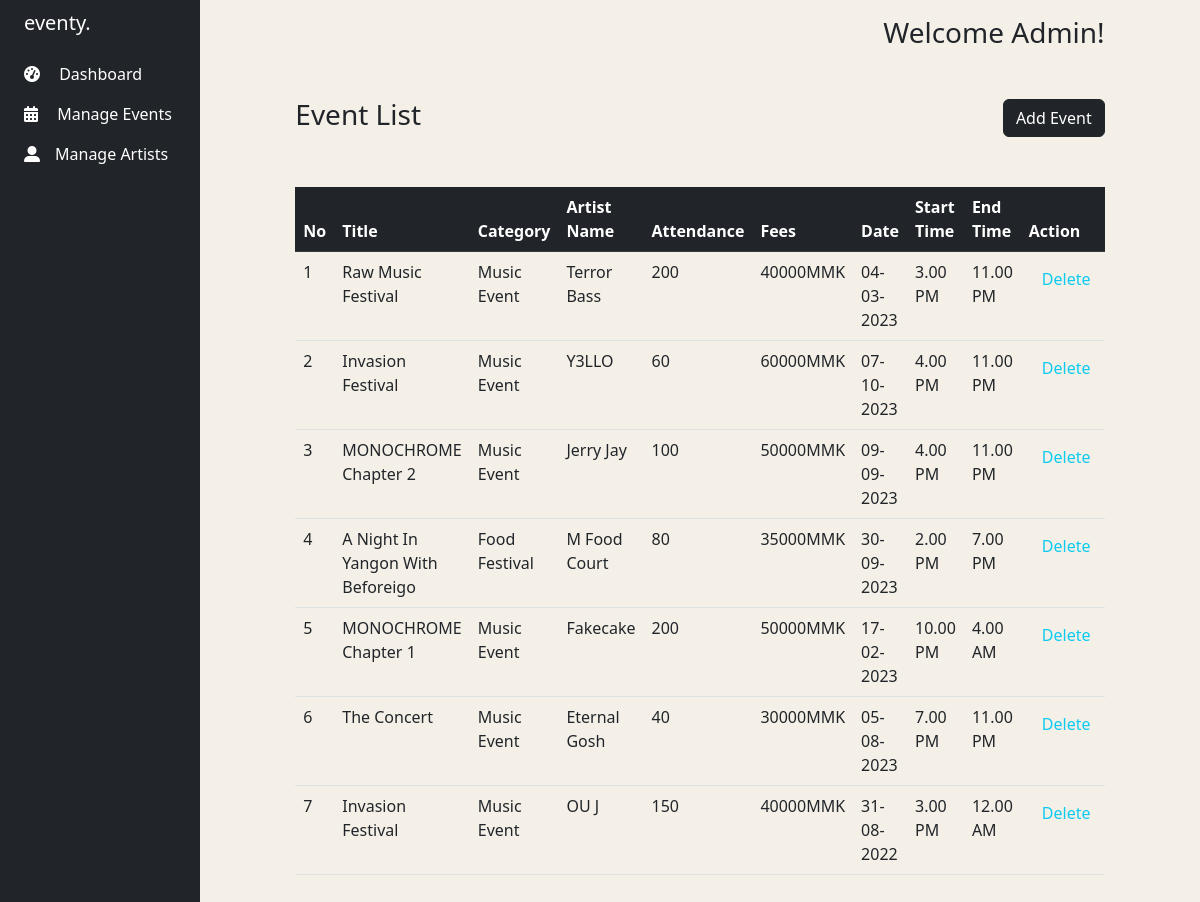
The app's page /Core/admin/Event/viewevents.php with its own data.
### tables this page shows
CREATE TABLE `events` (
  `id` int(11) NOT NULL,
  `image` varchar(100) NOT NULL,
  `title` varchar(100) NOT NULL,
  `category` varchar(60) NOT NULL,
  `artist_id` varchar(20) NOT NULL,
  `attendance` varchar(20) NOT NULL,
  `fees` varchar(20) NOT NULL,
  `date` date NOT NULL,
  `starttime` time NOT NULL,
  `endtime` time NOT NULL
);

CREATE TABLE `artists` (
  `id` int(11) NOT NULL,
  `artist_image` varchar(100) NOT NULL,
  `artist_name` varchar(100) NOT NULL,
  `biography` varchar(225) NOT NULL,
  `facebook` varchar(100) DEFAULT NULL,
  `instagram` varchar(100) DEFAULT NULL,
  `twitter` varchar(100) DEFAULT NULL
);

### Core/admin/Event/viewevents.php (the view, shortened to what this page needs)
<?php
include_once("../../connection.php");
$events = mysqli_query($mysqli, "SELECT * FROM events ORDER BY id ASC");
?>
<!DOCTYPE html>
<html lang="en">
    <head>
        <link rel="stylesheet" href="../../CSS/bootstrap/bootstrap.min.css">
        <link rel="stylesheet" href="../../CSS/style.css">
        <link rel="stylesheet" href="../../CSS/responsive.css">
        <link rel="stylesheet" href="https://cdnjs.cloudflare.com/ajax/libs/font-awesome/6.4.2/css/all.min.css" />
    </head>
</head>
<body>
    <div class="container-fluid">
        <div class="row flex-nowrap">
            <div class="col-auto col-md-3 col-xl-2 px-sm-2 px-0 bg-dark">
                <div class="d-flex flex-column align-items-center align-items-sm-start px-3 pt-2 text-white min-vh-100">
                    <a href="../../index.php" class="d-flex align-items-center pb-3 mb-md-0 me-md-auto text-white text-decoration-none">
                        <span class="fs-5 d-none d-sm-inline">eventy.</span>
                    </a>
                    <ul class="nav nav-pills flex-column mb-sm-auto mb-0 align-items-center align-items-sm-start" id="menu">
                        <li class="nav-item">
                            <a href="../dashboard.php" class="nav-link align-middle px-0 text-white border-right">
                                <i class="fas fa-tachometer-alt"></i> <span class="d-none d-sm-inline" style="padding-left: 15px;">Dashboard</span>
                            </a>
                        </li>
                        <li>
                            <a href="#submenu1" data-bs-toggle="collapse" class="nav-link px-0 align-middle text-white">
                                <i class="fas fa-calendar-alt"></i> <span class="d-none d-sm-inline" style="padding-left: 15px;">Manage Events</span> </a>
                        </li>
                        <li>
                            <a href="#submenu2" data-bs-toggle="collapse" class="nav-link px-0 align-middle text-white">
                                <i class="fas fa-user-alt"></i><span class="d-none d-sm-inline" style="padding-left: 15px;">Manage Artists</span></a>
                        </li>
                    </ul>
                </div>
            </div>
            <div class="col content-area py-3">
                <div class="row justify-content-center">
                    <div class="col-lg-10 ">
                        <div class="text-end w-100 mb-5">
                            <h3>Welcome Admin!</h3>
                        </div>
                        <div class="mt-5 d-flex justify-content-between align-items-center">
                            <h3 class="">Event List</h3>
                            <button class="btn btn-dark"><a href="addevent.php" class="text-white text-decoration-none">Add Event</a></button>
                        </div>
                        <div class="mt-5 table-responsive">
                            <table class="table">
                                <thead class="table-dark">
                                  <tr>
                                    <th scope="col">No</th>
                                    <th scope="col">Title</th>
                                    <th scope="col">Category</th>
                                    <th scope="col">Artist Name</th>
                                    <th scope="col">Attendance</th>
                                    <th scope="col">Fees</th>
                                    <th scope="col">Date</th>
                                    <th scope="col">Start Time</th>
                                    <th scope="col">End Time</th>
                                    <th scope="col">Action</th>
                                  </tr>
                                </thead>
                                <tbody>
                                <?php
                                    $i=1;
                                    while($user_data = mysqli_fetch_array($events)) {
                                        $artistid = $user_data['artist_id'];
                                        $artists = mysqli_query($mysqli, "select * from artists where id = '$artistid'");
                                        $artist_data = mysqli_fetch_array($artists, MYSQLI_ASSOC);
                                        $date = date('d-m-Y', strtotime($user_data['date']));
                                        $starttime = date('g.i A', strtotime($user_data['starttime']));
                                        $endtime = date('g.i A', strtotime($user_data['endtime']));
                                        echo "<tr>";
                                        echo "<td>".$i."</td>";
                                        echo "<td>".$user_data['title']."</td>";
                                        echo "<td>".$user_data['category']."</td>";
                                        echo "<td>".$artist_data['artist_name']."</td>";
                                        echo "<td>".$user_data['attendance']."</td>";
                                        echo "<td>".$user_data['fees']."</td>";
                                        echo "<td>".$date."</td>";
                                        echo "<td>".$starttime."</td>";
                                        echo "<td>".$endtime."</td>";
                                        ?>
                                        <td>
                                            <form action="delete.php" method="POST">
                                                <input type="submit" class="text-info btn" name="delete" value="Delete"/>
                                            </form>
                                        </td>
                                        <?php
                                        echo "</tr>";
                                        $i++;
                                    }
                                ?>
                                </tbody>
                              </table>
                        </div>
                    </div>
                </div>
            </div>
        </div>
    </div>
</body>
</html>

### Core/CSS/style.css (style rules this page uses)
*, *::before, *::after { box-sizing: border-box; }
* { margin: 0; padding:0; }
body { line-height: 1.5; -webkit-font-smoothing: antialiased; background:rgb(244, 240, 232); }
input, button, textarea, select { font: inherit; }
p, h1, h2, h3, h4, h5, h6 { overflow-wrap: break-word; }
a { text-decoration: none; color:inherit; }

### records on screen
events: title "Raw Music Festival", category "Music Event", artist.artist_name "Terror Bass", attendance "200", fees "40000MMK", date "04-03-2023", starttime "3.00 PM", endtime "11.00 PM"
events: title "Invasion Festival", category "Music Event", artist.artist_name "Y3LLO", attendance "60", fees "60000MMK", date "07-10-2023", starttime "4.00 PM", endtime "11.00 PM"
events: title "MONOCHROME Chapter 2", category "Music Event", artist.artist_name "Jerry Jay", attendance "100", fees "50000MMK", date "09-09-2023", starttime "4.00 PM", endtime "11.00 PM"
events: title "A Night In Yangon With Beforeigo", category "Food Festival", artist.artist_name "M Food Court", attendance "80", fees "35000MMK", date "30-09-2023", starttime "2.00 PM", endtime "7.00 PM"
events: title "MONOCHROME Chapter 1", category "Music Event", artist.artist_name "Fakecake", attendance "200", fees "50000MMK", date "17-02-2023", starttime "10.00 PM", endtime "4.00 AM"
events: title "The Concert", category "Music Event", artist.artist_name "Eternal Gosh", attendance "40", fees "30000MMK", date "05-08-2023", starttime "7.00 PM", endtime "11.00 PM"
events: title "Invasion Festival", category "Music Event", artist.artist_name "OU J", attendance "150", fees "40000MMK", date "31-08-2022", starttime "3.00 PM", endtime "12.00 AM"
